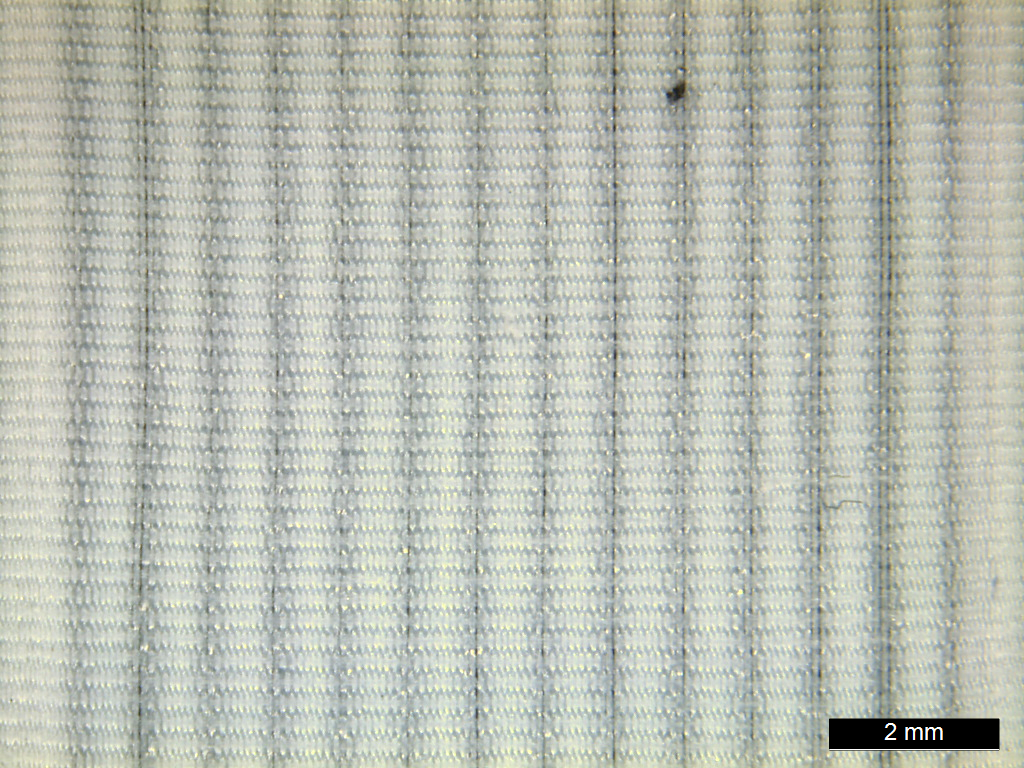
#> input picture image/img_03.tif, 1024 x 768 px
$ jupyter execute 03Result.ipynb
#> lines starting #> are read from the running program, lines starting #| are printed output that depends on the picture
[cell 1]
import cv2
import numpy as np
import matplotlib.pyplot as plt
from scipy.signal import find_peaks, savgol_filter

# Read and crop the image
img = cv2.imread('../image/img_03.tif')[200:600, 200:600]
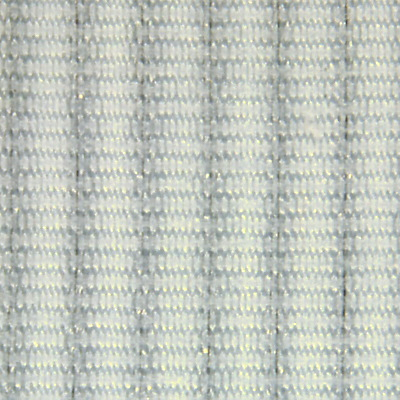
#> img: shape (400, 400, 3); mean B, G, R 190.2, 198.5, 193.2
img_gray = cv2.cvtColor(img, cv2.COLOR_BGR2GRAY)
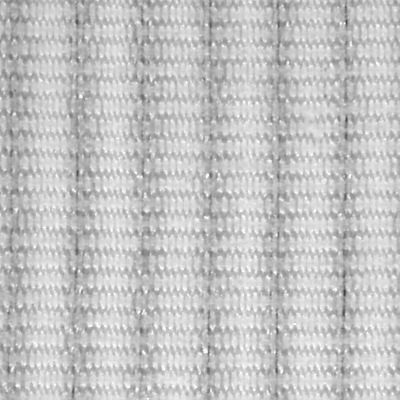
#> img_gray: shape (400, 400); min 54, max 255, mean 196

# Apply CLAHE
clahe = cv2.createCLAHE(clipLimit=2.0, tileGridSize=(8, 8))
img_clahe = clahe.apply(img_gray)
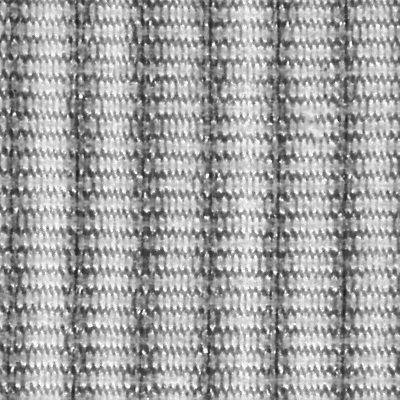
#> img_clahe: shape (400, 400); min 25, max 255, mean 162.9

# Compute mean intensity per column
column_means_clahe = np.mean(img_clahe, axis=0)
#> column_means_clahe = 400 values, max 211.7 at index 248, min 91.97 at index 210, mean 162.9

# Find troughs
split_troughs, _ = find_peaks(-column_means_clahe, prominence=5, distance=10, height=-155)
#> split_troughs = [11, 77, 142, 210, 278, 345]
s_p = np.concatenate(([0], split_troughs, [img_clahe.shape[1]]))
#> s_p = [0, 11, 77, 142, 210, 278, 345, 400]

# Find horizontal troughs within vertical slices
median_troughs_array = []
for i in range(len(s_p) - 1):
    median_values = np.median(img_clahe[:, s_p[i]:s_p[i + 1]], axis=1)
    sg_medians = savgol_filter(median_values, window_length=12, polyorder=2)
    troughs, _ = find_peaks(-sg_medians, distance=10, height=-155)
    median_troughs_array.append(troughs)
#> this loop made 7 passes
#> after the loop, median_troughs_array = 7 items

# Plot image and vertical lines at split points
plt.figure(figsize=(10, 6))
plt.imshow(img_clahe, cmap='gray')

for x in s_p:
    plt.axvline(x=x, color='red', linestyle='--', linewidth=1)
#> this loop made 8 passes
#> x on passes 2 to 8: 11, 77, 142, 210, 278, 345, 400

for i, median_troughs in enumerate(median_troughs_array):
    for median in median_troughs:
        plt.plot([s_p[i], s_p[i + 1]], [median, median], color='blue', linestyle='-', linewidth=1)

plt.title('CLAHE Image with Trough Markers')
plt.axis('off')
plt.show()
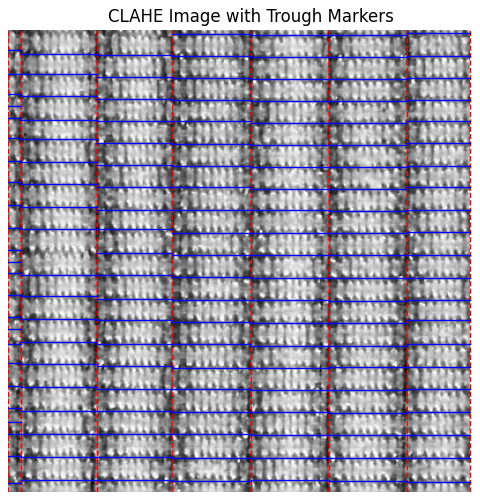
#> figure drawn by matplotlib, 1 panel

[cell 2]
median_troughs_array

[cell 3]
import cv2
import numpy as np
import matplotlib.pyplot as plt
from scipy.signal import find_peaks, savgol_filter

# Read and crop the image
img = cv2.imread('../image/img_03.tif')[200:600, 200:600]
img_gray = cv2.cvtColor(img, cv2.COLOR_BGR2GRAY)

# Apply CLAHE
clahe = cv2.createCLAHE(clipLimit=2.0, tileGridSize=(8, 8))
img_clahe = clahe.apply(img_gray)

# Step 1: Find global vertical splits
column_means = np.mean(img_clahe, axis=0)
#> column_means has the same summary as column_means_clahe
split_x, _ = find_peaks(-column_means, prominence=17, distance=10, height=-190)
#> split_x = [11, 77, 142, 210, 278, 345]
vertical_troughs_array = np.concatenate(([0], split_x, [img_clahe.shape[1]]))
#> vertical_troughs_array = [0, 11, 77, 142, 210, 278, 345, 400]

# Step 2: Find horizontal troughs within each vertical slice
horizontal_troughs_array = []
for i in range(len(vertical_troughs_array) - 1):
    roi = img_clahe[:, vertical_troughs_array[i]:vertical_troughs_array[i+1]]
    row_means = np.mean(roi, axis=1)
    split_y, _ = find_peaks(-row_means, prominence=5, distance=10, height=-155)
    split_y = np.concatenate(([0], split_y, [roi.shape[0]]))
    horizontal_troughs_array.append(split_y)
#> this loop made 7 passes
#> pass 2, `roi = img_clahe[:, vertical_troughs_array[i]:vertical_troughs_array[i+..`:
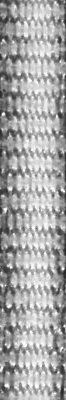
#> roi: shape (400, 66); min 36, max 255, mean 165.6
#> pass 3, `roi = img_clahe[:, vertical_troughs_array[i]:vertical_troughs_array[i+..`:
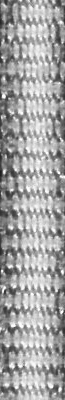
#> roi: shape (400, 65); min 28, max 255, mean 162.6
#> after the loop:
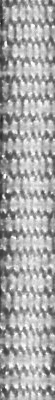
#> roi: shape (400, 55); min 33, max 255, mean 167.2
#> after the loop, horizontal_troughs_array = 7 items

# Step 3: Find local vertical troughs inside each rectangle
local_troughs_array = []  # 3D list to store local vertical troughs by column and row

for i in range(len(vertical_troughs_array) - 1):
    roi = img_clahe[:, vertical_troughs_array[i]:vertical_troughs_array[i+1]]
    split_y = horizontal_troughs_array[i]

    # Initialize the list for this vertical sector
    vertical_column_lines = []

    # Loop through horizontal slices and find vertical troughs for each slice
    for j in range(len(split_y) - 1):
        top, bottom = split_y[j], split_y[j+1]

        if bottom <= top:
            vertical_column_lines.append([])
            continue

        roi_small = roi[top:bottom, :]
        if roi_small.size == 0:
            vertical_column_lines.append([])
            continue

        col_means_small = np.mean(roi_small, axis=0)
        smoothed_cols = savgol_filter(col_means_small, window_length=5, polyorder=2)
        vertical_troughs, _ = find_peaks(-smoothed_cols)

        # Store x-coordinates of vertical troughs for each column
        vertical_column_lines.append(vertical_troughs.tolist())

    # Store the vertical troughs for this vertical slice
    local_troughs_array.append(vertical_column_lines)
#> after the loop, local_troughs_array = 7 items

# Step 4: Plotting
plt.figure(figsize=(12, 10))
plt.imshow(img_clahe, cmap='gray')

# Plot global vertical split lines (red dashed)
for x in vertical_troughs_array:
    plt.axvline(x=x, color='red', linestyle='--', linewidth=1)

# Plot horizontal split lines (blue solid)
for i in range(len(horizontal_troughs_array)):
    for y in horizontal_troughs_array[i][1:-1]:  # skip 0 and max height
        plt.plot([vertical_troughs_array[i], vertical_troughs_array[i+1]], [y, y], color='blue', linestyle='-', linewidth=1)

# Plot local vertical lines (green dashed)
for i in range(len(local_troughs_array)):
    split_y = horizontal_troughs_array[i]
    for j in range(len(local_troughs_array[i])):
        top, bottom = split_y[j], split_y[j+1]
        for x in local_troughs_array[i][j]:
            plt.plot([x + vertical_troughs_array[i], x + vertical_troughs_array[i]], [top, bottom], color='green', linestyle='--', linewidth=1)

plt.title('CLAHE Image with Global/Horizontal/Local Lines')
plt.axis('off')
plt.show()
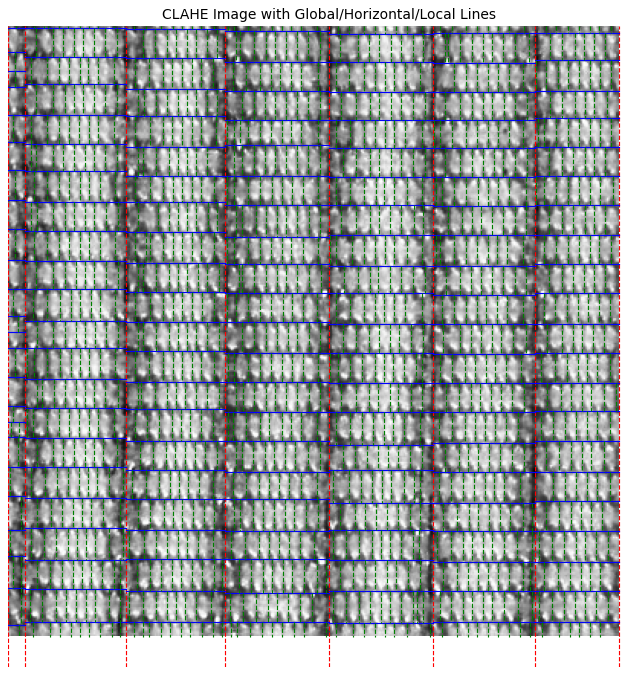
#> figure drawn by matplotlib, 1 panel
